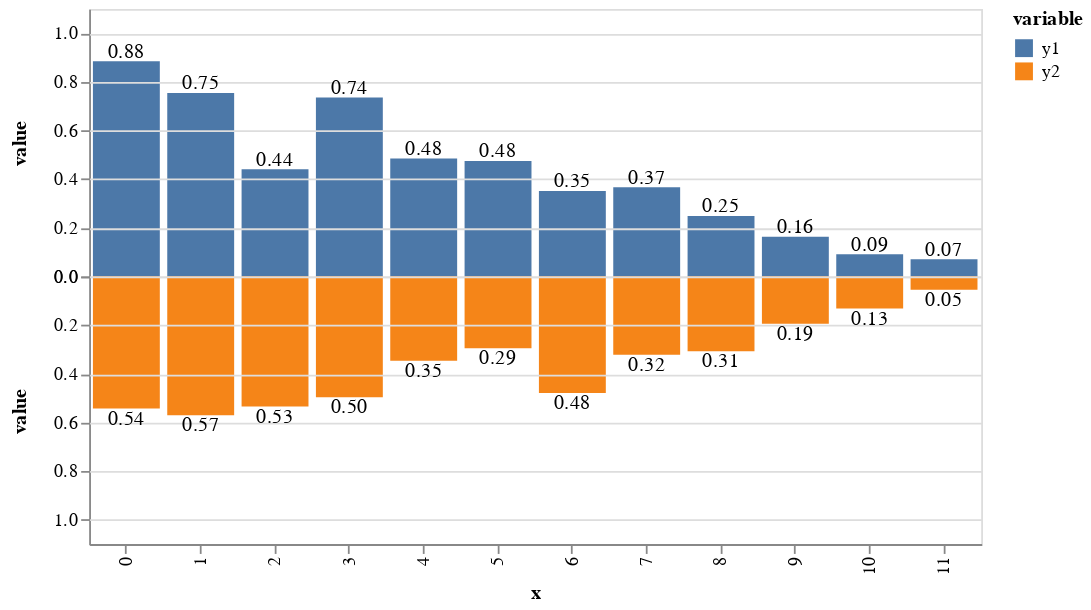

Source (notebook cell):
### Markdown cell above
It is possible, though, to build a bar chart with two positive variables mapped in different directions in Vega 3.

### Code cell
y_domain = [0, 1.1]
bar = {
  "type": "rect",
  "style": ["bar"],
  "encode": {
    "update": {
      "fill": {"scale": "color", "field": "variable"},
      "x": {"scale": "x", "field": "x"},
      "width": {"scale": "x", "band": True},
      "y": {"scale": "y", "field": "value_end"},
      "y2": {"scale": "y", "field": "value_start"}
    }
  }
}
label = {
  "type": "text",
  "style": ["text"],
  "encode": {
    "update": {
      "align": {"value": "center"},
      "baseline": {"value": "bottom"},
      "fill": {"value": "black"},
      "x": {"scale": "x", "field": "x", "band": 0.5},
      "y": {"scale": "y", "signal": "datum.value"},
      "text": {"signal": "format(datum.value, '.2f')"}
    }
  },
  "zindex": 2
}
y1_bar = copy.deepcopy(bar)
y1_bar['name'] = 'y1_bar'
y1_bar['from'] = {"data": "y1"}
y1_label = copy.deepcopy(label)
y1_label['name'] = 'y1_label'
y1_label['from'] = {"data": "y1"}
y1_label['encode']['update']['baseline']['value'] = 'bottom'

y2_bar = copy.deepcopy(bar)
y2_bar['name'] = 'y2_bar'
y2_bar['from'] = {"data": "y2"}
y2_label = copy.deepcopy(label)
y2_label['name'] = 'y2_label'
y2_label['from'] = {"data": "y2"}
y2_label['encode']['update']['baseline']['value'] = 'top'

y_group_axes = [
    {
      "scale": "y",
      "orient": "left",
      "title": "value",
      "tickCount": {"signal": "ceil(height/80)"},
      "zindex": 1
    },
    {
      "scale": "y",
      "orient": "left",
      "grid": True,
      "tickCount": {"signal": "ceil(height/80)"},
      "gridScale": "x",
      "domain": False,
      "labels": False,
      "maxExtent": 0,
      "minExtent": 0,
      "ticks": False,
      "zindex": 1
    }
]

spec = {
  "$schema": "https://vega.github.io/schema/vega/v3.0.json",
  "autosize": "pad",
  "padding": 5,
  "width": 500,
  "height": 300,
  "style": "cell",
  "data": [
    {
      "name": "population",
      "values": df.apply(lambda x: x.to_dict(), 1).tolist()
    },
    {
      "name": "data_1",
      "source": "population",
      "transform": [
        {
          "type": "formula",
          "expr": "toNumber(datum[\"value\"])",
          "as": "value"
        },
        {
          "type": "stack",
          "groupby": ["x", "variable"],
          "field": "value",
          "sort": {"field": ["variable"], "order": ["descending"]},
          "as": ["value_start", "value_end"],
          "offset": "zero"
        },
        {
          "type": "filter",
          "expr": "datum[\"value\"] !== null && !isNaN(datum[\"value\"])"
        }
      ]
    },
    {
      "name": "y1",
      "source": "data_1",
      "transform": [
        {
          "type": "filter",
          "expr": "datum.variable === 'y1'"
        }
      ]
    },
    {
      "name": "y2",
      "source": "data_1",
      "transform": [
        {
          "type": "filter",
          "expr": "datum.variable === 'y2'"
        }
      ]
    }
  ],
  "marks": [
    {
      "type": "group",
      "scales": [
        {
          "name": "y",
          "type": "linear",
          "domain": y_domain,
          "range": [{"signal": "height/2"}, 0],
          "nice": True,
          "zero": True
        }
      ],
      "marks": [y1_bar, y1_label],
      "axes": y_group_axes
    },
    {
      "type": "group",
      "scales": [
        {
          "name": "y",
          "type": "linear",
          "domain": y_domain,
          "range": [{"signal": "height/2"}, {"signal": "height"}],
          "nice": True,
          "zero": True
        }
      ],
      "axes": y_group_axes,
      "marks": [y2_bar, y2_label]
    }
  ],
  "scales": [
    {
      "name": "x",
      "type": "band",
      "domain": {
        "fields": [
          {"data": "data_1", "field": "x"}
        ],
        "sort": True
      },
      "range": [0, {"signal": "width"}],
      "paddingInner": 0.1,
      "paddingOuter": 0.05
    },
    {
      "name": "color",
      "type": "ordinal",
      "domain": {"data": "data_1", "field": "variable", "sort": True},
      "range": "category"
    }
  ],
  "axes": [
    {
      "scale": "x",
      "orient": "bottom",
      "title": "x",
      "encode": {
        "labels": {
          "update": {
            "angle": {"value": 270},
            "align": {"value": "right"},
            "baseline": {"value": "middle"}
          }
        }
      },
      "zindex": 1
    }
  ],
  "legends": [
    {
      "fill": "color",
      "title": "variable",
      "encode": {"symbols": {"update": {"shape": {"value": "square"}}}}
    }
  ],
  "config": {"axisY": {"minExtent": 30}}
}
vega.vega(spec)

### Figure 1 — Vega specification as saved in the notebook (floating-point values rounded to 4 significant figures)
{"$schema": "https://vega.github.io/schema/vega/v3.0.json", "autosize": "pad", "axes": [{"encode": {"labels": {"update": {"align": {"value": "right"}, "angle": {"value": 270}, "baseline": {"value": "middle"}}}}, "orient": "bottom", "scale": "x", "title": "x", "zindex": 1}], "config": {"axisY": {"minExtent": 30}}, "data": [{"name": "population", "values": [{"value": 0.8849, "variable": "y1", "x": 0}, {"value": 0.7544, "variable": "y1", "x": 1}, {"value": 0.4413, "variable": "y1", "x": 2}, {"value": 0.7363, "variable": "y1", "x": 3}, {"value": 0.4849, "variable": "y1", "x": 4}, {"value": 0.4751, "variable": "y1", "x": 5}, {"value": 0.3518, "variable": "y1", "x": 6}, {"value": 0.3665, "variable": "y1", "x": 7}, {"value": 0.249, "variable": "y1", "x": 8}, {"value": 0.1635, "variable": "y1", "x": 9}, {"value": 0.09106, "variable": "y1", "x": 10}, {"value": 0.07108, "variable": "y1", "x": 11}, {"value": 0.5424, "variable": "y2", "x": 0}, {"value": 0.57, "variable": "y2", "x": 1}, {"value": 0.5341, "variable": "y2", "x": 2}, {"value": 0.4958, "variable": "y2", "x": 3}, {"value": 0.3466, "variable": "y2", "x": 4}, {"value": 0.2944, "variable": "y2", "x": 5}, {"value": 0.4791, "variable": "y2", "x": 6}, {"value": 0.3212, "variable": "y2", "x": 7}, {"value": 0.3071, "variable": "y2", "x": 8}, {"value": 0.1944, "variable": "y2", "x": 9}, {"value": 0.1314, "variable": "y2", "x": 10}, {"value": 0.05431, "variable": "y2", "x": 11}]}, {"name": "data_1", "source": "population", "transform": [{"as": "value", "expr": "toNumber(datum[\"value\"])", "type": "formula"}, {"as": ["value_start", "value_end"], "field": "value", "groupby": ["x", "variable"], "offset": "zero", "sort": {"field": ["variable"], "order": ["descending"]}, "type": "stack"}, {"expr": "datum[\"value\"] !== null && !isNaN(datum[\"value\"])", "type": "filter"}]}, {"name": "y1", "source": "data_1", "transform": [{"expr": "datum.variable === 'y1'", "type": "filter"}]}, {"name": "y2", "source": "data_1", "transform": [{"expr": "datum.variable === 'y2'", "type": "filter"}]}], "height": 300, "legends": [{"encode": {"symbols": {"update": {"shape": {"value": "square"}}}}, "fill": "color", "title": "variable"}], "marks": [{"axes": [{"orient": "left", "scale": "y", "tickCount": {"signal": "ceil(height/80)"}, "title": "value", "zindex": 1}, {"domain": false, "grid": true, "gridScale": "x", "labels": false, "maxExtent": 0, "minExtent": 0, "orient": "left", "scale": "y", "tickCount": {"signal": "ceil(height/80)"}, "ticks": false, "zindex": 1}], "marks": [{"encode": {"update": {"fill": {"field": "variable", "scale": "color"}, "width": {"band": true, "scale": "x"}, "x": {"field": "x", "scale": "x"}, "y": {"field": "value_end", "scale": "y"}, "y2": {"field": "value_start", "scale": "y"}}}, "from": {"data": "y1"}, "name": "y1_bar", "style": ["bar"], "type": "rect"}, {"encode": {"update": {"align": {"value": "center"}, "baseline": {"value": "bottom"}, "fill": {"value": "black"}, "text": {"signal": "format(datum.value, '.2f')"}, "x": {"band": 0.5, "field": "x", "scale": "x"}, "y": {"scale": "y", "signal": "datum.value"}}}, "from": {"data": "y1"}, "name": "y1_label", "style": ["text"], "type": "text", "zindex": 2}], "scales": [{"domain": [0, 1.1], "name": "y", "nice": true, "range": [{"signal": "height/2"}, 0], "type": "linear", "zero": true}], "type": "group"}, {"axes": [{"orient": "left", "scale": "y", "tickCount": {"signal": "ceil(height/80)"}, "title": "value", "zindex": 1}, {"domain": false, "grid": true, "gridScale": "x", "labels": false, "maxExtent": 0, "minExtent": 0, "orient": "left", "scale": "y", "tickCount": {"signal": "ceil(height/80)"}, "ticks": false, "zindex": 1}], "marks": [{"encode": {"update": {"fill": {"field": "variable", "scale": "color"}, "width": {"band": true, "scale": "x"}, "x": {"field": "x", "scale": "x"}, "y": {"field": "value_end", "scale": "y"}, "y2": {"field": "value_start", "scale": "y"}}}, "from": {"data": "y2"}, "name": "y2_bar", "style": ["bar"], "type": "rect"}, {"encode": {"update": {"align": {"value": "center"}, "baseline": {"value": "top"}, "fill": {"value": "black"}, "text": {"signal": "format(datum.value, '.2f')"}, "x": {"band": 0.5, "field": "x", "scale": "x"}, "y": {"scale": "y", "signal": "datum.value"}}}, "from": {"data": "y2"}, "name": "y2_label", "style": ["text"], "type": "text", "zindex": 2}], "scales": [{"domain": [0, 1.1], "name": "y", "nice": true, "range": [{"signal": "height/2"}, {"signal": "height"}], "type": "linear", "zero": true}], "type": "group"}], "padding": 5, "scales": [{"domain": {"fields": [{"data": "data_1", "field": "x"}], "sort": true}, "name": "x", "paddingInner": 0.1, "paddingOuter": 0.05, "range": [0, {"signal": "width"}], "type": "band"}, {"domain": {"data": "data_1", "field": "variable", "sort": true}, "name": "color", "range": "category", "type": "ordinal"}], "style": "cell", "width": 500}
